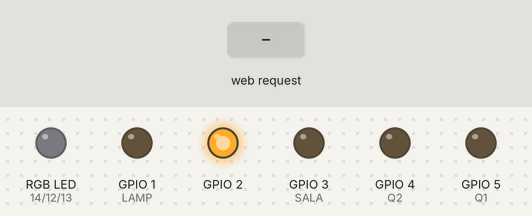
Simulated run of this sketch. Board: ESP8266 (NodeMCU). Parts: an RGB LED mixed from three pins (HIGH = lit), output pins drawn as LEDs (lit = HIGH). The inputs (shaded band) are chosen by the test bench. WiFi joins after 1.5 s; servers stay silent unless stated; what the sketch prints to the serial monitor is not drawn.

Above: at 2.7 s.
2.8 s: HTTP request GET /LIGA received
At 3.6 s:
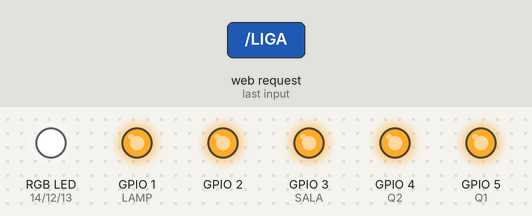
4.3 s: HTTP request GET /LAMP received
At 4.8 s:
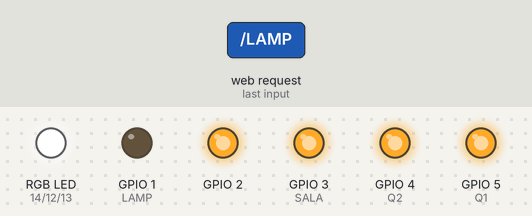
5.8 s: HTTP request GET /RGB received
At 7.0 s:
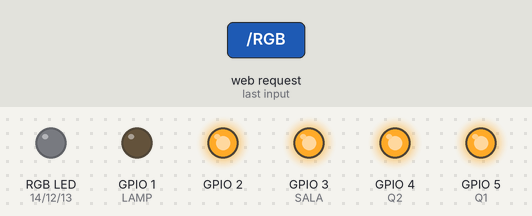
7.3 s: HTTP request GET /SALA received
At 8.3 s:
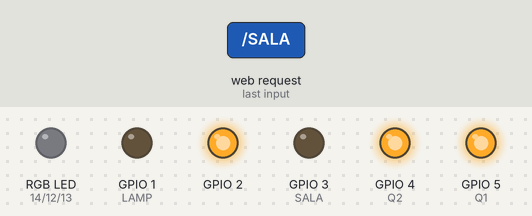
8.8 s: HTTP request GET /QUARTO1 received
At 9.4 s:
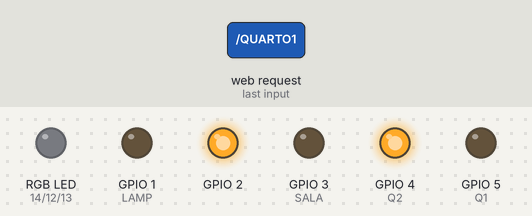
10.3 s: HTTP request GET /LED received
At 10.6 s:
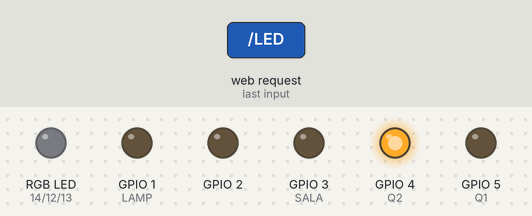
Timing chart, 0 to 12.8 s (numbered marks = the images above; inputs shaded):
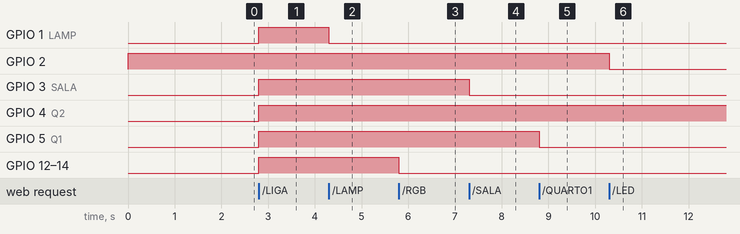

Measured:
- after the input at 2.8 s, GPIO 1 (LAMP), GPIO 3 (SALA), GPIO 4 (Q2), GPIO 5 (Q1), GPIO 12 (G), GPIO 13 (B), GPIO 14 (R): LOW → HIGH at once
- after the input at 4.3 s, GPIO 1 (LAMP): HIGH → LOW at once
- after the input at 5.8 s, GPIO 12 (G), GPIO 13 (B), GPIO 14 (R): HIGH → LOW at once
- after the input at 7.3 s, GPIO 3 (SALA): HIGH → LOW at once
- after the input at 8.8 s, GPIO 5 (Q1): HIGH → LOW at once
- after the input at 10.3 s, GPIO 2: HIGH → LOW at once

The sketch:

WiFiWebServer_Vircon.ino
```cpp
#include <ESP8266WiFi.h>
#include <ESP8266WebServer.h>

#define SALA 3
#define Q1 5
#define Q2 4
#define LAMP 1

#define R 14
#define G 12
#define B 13
//----------------------------------//
  const char* ssid = "Netvirtua 587";
  const char* password = "0092682490";
  ESP8266WebServer server(80);
//----------------------------------//

void desligar(){
  digitalWrite(SALA, LOW);
  digitalWrite(Q1, LOW);
  digitalWrite(Q2, LOW);
  digitalWrite(LAMP, LOW);
  digitalWrite(R, LOW);
  digitalWrite(G, LOW);
  digitalWrite(B, LOW);
  String message = "{\"status\":\"DESLIGADO!\"}";
  server.send(200, "application/json", message);
}
void liga(){
  digitalWrite(SALA, HIGH);
  digitalWrite(Q1, HIGH);
  digitalWrite(Q2, HIGH);
  digitalWrite(LAMP, HIGH);
  digitalWrite(R, HIGH);
  digitalWrite(G, HIGH);
  digitalWrite(B, HIGH);
  String message = "{\"status\":\"LIGADO!\"}";
  server.send(200, "application/json", message);
}
void rgb() {

String message = "";

if (server.arg("Red")== "" || server.arg("Blue")== "" || server.arg("Green")== "" ){


analogWrite(R, 0);
analogWrite(G, 0);
analogWrite(B, 0);
message = "{\"status\":\"RBG Apagado!\"}";

}else{

message = "{\"status\":\"RBG Jooj!\"}";


int Red = map(server.arg("Red").toInt(), 0, 255, 0, 1024);
int Green = map(server.arg("Green").toInt(), 0, 255, 0, 1024);
int Blue = map(server.arg("Blue").toInt(), 0, 255, 0, 1024);

analogWrite(R, Red);
analogWrite(G, Green);
analogWrite(B, Blue);

}

server.send(200, "application/json", message);          //Returns the HTTP response

}
void lampada() {

String message = "";

digitalWrite(LAMP, !digitalRead(LAMP));
if(digitalRead(LAMP) == 0){

message = "{\"status\":\"LAMP Apagada!\"}";

}else{

message = "{\"status\":\"LAMP Acesa! \"}";

}
server.send(200, "application/json", message);          //Returns the HTTP response

}

void sala() {

String message = "";

digitalWrite(SALA, !digitalRead(SALA));
if(digitalRead(SALA) == 0){

message = "{\"status\":\"SALA Apagada!\"}";

}else{

message = "{\"status\":\"SALA Acesa! \"}";

}
server.send(200, "application/json", message);          //Returns the HTTP response

}
void q1(){

String message = "";

digitalWrite(Q1, !digitalRead(Q1));
if(digitalRead(Q1) == 0){

message = "{\"status\":\"QUARTO1 Apagado!\"}";

}else{

message = "{\"status\":\"QUARTO1 Aceso!\"}";

}
server.send(200, "application/json", message);          //Returns the HTTP response

}
void q2(){

String message = "";

digitalWrite(Q2, !digitalRead(Q2));
if(digitalRead(Q2) == 0){

message = "{\"status\":\"QUARTO2 Apagado!\"}";

}else{

message = "{\"status\":\"QUARTO2 Aceso!\"}";

}
server.send(200, "application/json", message);          //Returns the HTTP response

}
void buitin(){

String message = "";

digitalWrite(2, !digitalRead(2));
if(digitalRead(2) == 1){

message = "{\"status\":\"Led Apagado!\"}";

}else{

message = "{\"status\":\"Led Aceso!\"}";

}
server.send(200, "application/json", message);          //Returns the HTTP response

}
void setup() {
  Serial.begin(9600);
  delay(10);

  //Prepare GPIO3 - SALA
  pinMode(SALA, OUTPUT);
  digitalWrite(SALA, LOW);

  //Prepare GPIO5 - QUARTO1
  pinMode(Q1, OUTPUT);
  digitalWrite(Q1, LOW);
  //Prepare GPIO4 - QUARTO1
  pinMode(Q2, OUTPUT);
  digitalWrite(Q2, LOW);

  // Prepare GPIO12, GPIO13, GPIO14
  pinMode(R, OUTPUT);
  analogWrite(R, 0);
  pinMode(G, OUTPUT);
  analogWrite(G, 0);
  pinMode(B, OUTPUT);
  analogWrite(B, 0);
  // prepare GPIO1 - LAMP
  pinMode(LAMP, OUTPUT);
  digitalWrite(LAMP, 0);

  // prepare GPIO2
  pinMode(2, OUTPUT);
  digitalWrite(2, 1);


  // Connect to WiFi network
  Serial.println();
  Serial.println();
  Serial.print("Connecting to ");
  Serial.println(ssid);

  WiFi.mode(WIFI_STA);
  WiFi.begin(ssid, password);

  while (WiFi.status() != WL_CONNECTED) {
    delay(500);
    Serial.print(".");
  }
  Serial.println("");
  Serial.println("WiFi connected");

  // Start the server
  server.begin();
  Serial.println("Server started");

  // Print the IP address
  Serial.println(WiFi.localIP());

  server.on("/LIGA", liga);
  server.on("/DESLIGA", desligar);
  server.on("/LAMP", lampada);
  server.on("/RGB",    rgb);
  server.on("/SALA",  sala);
  server.on("/QUARTO1", q1);
  server.on("/QUARTO2", q2);
  server.on("/LED", buitin);

}

void loop() {
server.handleClient();

}
```
